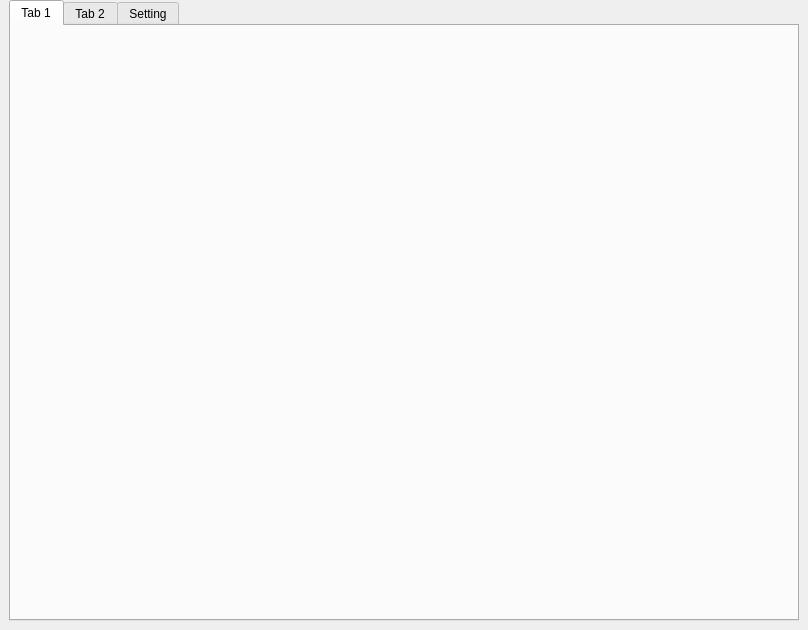
<?xml version="1.0" encoding="UTF-8"?>
<ui version="4.0">
 <class>MainWindow</class>
 <widget class="QMainWindow" name="MainWindow">
  <property name="geometry">
   <rect>
    <x>0</x>
    <y>0</y>
    <width>808</width>
    <height>630</height>
   </rect>
  </property>
  <property name="minimumSize">
   <size>
    <width>640</width>
    <height>420</height>
   </size>
  </property>
  <property name="acceptDrops">
   <bool>false</bool>
  </property>
  <property name="windowTitle">
   <string notr="true">InfoMonitor 0.0.1</string>
  </property>
  <property name="windowIcon">
   <iconset resource="../../res/InfoMonitor.qrc">
    <normaloff>:/images/InfoMonitor.svg</normaloff>:/images/InfoMonitor.svg</iconset>
  </property>
  <property name="iconSize">
   <size>
    <width>256</width>
    <height>256</height>
   </size>
  </property>
  <widget class="QWidget" name="centralwidget">
   <property name="styleSheet">
    <string notr="true">Widget#centralWidget{background:rgb(37, 37, 38);}</string>
   </property>
   <layout class="QHBoxLayout" name="horizontalLayout">
    <property name="topMargin">
     <number>0</number>
    </property>
    <item>
     <widget class="QTabWidget" name="mainTabWidget">
      <property name="currentIndex">
       <number>0</number>
      </property>
      <widget class="QWidget" name="tab">
       <attribute name="title">
        <string>Tab 1</string>
       </attribute>
       <layout class="QVBoxLayout" name="verticalLayout">
        <property name="spacing">
         <number>4</number>
        </property>
        <property name="leftMargin">
         <number>4</number>
        </property>
        <property name="topMargin">
         <number>4</number>
        </property>
        <property name="rightMargin">
         <number>4</number>
        </property>
        <property name="bottomMargin">
         <number>6</number>
        </property>
        <item>
         <layout class="QHBoxLayout" name="horizontalLayout_2">
          <item>
           <widget class="TimeAndWeather" name="TimeAndWeatherElement" native="true"/>
          </item>
          <item>
           <widget class="Element" name="widget" native="true">
            <property name="minimumSize">
             <size>
              <width>384</width>
              <height>277</height>
             </size>
            </property>
           </widget>
          </item>
         </layout>
        </item>
        <item>
         <layout class="QHBoxLayout" name="horizontalLayout_3">
          <item>
           <widget class="Element" name="widget_2" native="true">
            <property name="minimumSize">
             <size>
              <width>384</width>
              <height>277</height>
             </size>
            </property>
           </widget>
          </item>
          <item>
           <widget class="Element" name="widget_3" native="true">
            <property name="minimumSize">
             <size>
              <width>384</width>
              <height>277</height>
             </size>
            </property>
           </widget>
          </item>
         </layout>
        </item>
       </layout>
      </widget>
      <widget class="QWidget" name="tab_2">
       <attribute name="title">
        <string>Tab 2</string>
       </attribute>
       <layout class="QVBoxLayout" name="verticalLayout_2">
        <property name="spacing">
         <number>4</number>
        </property>
        <property name="leftMargin">
         <number>4</number>
        </property>
        <property name="topMargin">
         <number>4</number>
        </property>
        <property name="rightMargin">
         <number>4</number>
        </property>
        <property name="bottomMargin">
         <number>4</number>
        </property>
        <item>
         <layout class="QHBoxLayout" name="horizontalLayout_4"/>
        </item>
        <item>
         <layout class="QHBoxLayout" name="horizontalLayout_5"/>
        </item>
       </layout>
      </widget>
      <widget class="QWidget" name="tabSetting">
       <attribute name="title">
        <string>Setting</string>
       </attribute>
       <layout class="QHBoxLayout" name="horizontalLayout_6">
        <item>
         <layout class="QVBoxLayout" name="verticalLayout_3">
          <item>
           <widget class="QGroupBox" name="groupBox">
            <property name="title">
             <string>General</string>
            </property>
            <layout class="QVBoxLayout" name="verticalLayout_4">
             <item>
              <layout class="QFormLayout" name="formLayout">
               <property name="labelAlignment">
                <set>Qt::AlignmentFlag::AlignRight|Qt::AlignmentFlag::AlignTrailing|Qt::AlignmentFlag::AlignVCenter</set>
               </property>
               <item row="0" column="0">
                <widget class="QLabel" name="lb_Language">
                 <property name="text">
                  <string>Language</string>
                 </property>
                </widget>
               </item>
               <item row="0" column="1">
                <widget class="QComboBox" name="cb_Language">
                 <item>
                  <property name="text">
                   <string notr="true">en</string>
                  </property>
                 </item>
                 <item>
                  <property name="text">
                   <string notr="true">zh_cn</string>
                  </property>
                 </item>
                </widget>
               </item>
               <item row="1" column="0">
                <widget class="QLabel" name="lb_Theme">
                 <property name="text">
                  <string>Theme</string>
                 </property>
                </widget>
               </item>
               <item row="1" column="1">
                <widget class="QComboBox" name="cb_Theme">
                 <item>
                  <property name="text">
                   <string notr="true">default-light</string>
                  </property>
                 </item>
                 <item>
                  <property name="text">
                   <string notr="true">default-dark</string>
                  </property>
                 </item>
                </widget>
               </item>
              </layout>
             </item>
            </layout>
           </widget>
          </item>
          <item>
           <spacer name="verticalSpacer">
            <property name="orientation">
             <enum>Qt::Orientation::Vertical</enum>
            </property>
            <property name="sizeHint" stdset="0">
             <size>
              <width>20</width>
              <height>40</height>
             </size>
            </property>
           </spacer>
          </item>
         </layout>
        </item>
        <item>
         <spacer name="horizontalSpacer">
          <property name="orientation">
           <enum>Qt::Orientation::Horizontal</enum>
          </property>
          <property name="sizeHint" stdset="0">
           <size>
            <width>40</width>
            <height>20</height>
           </size>
          </property>
         </spacer>
        </item>
       </layout>
      </widget>
     </widget>
    </item>
   </layout>
  </widget>
 </widget>
 <customwidgets>
  <customwidget>
   <class>TimeAndWeather</class>
   <extends>QWidget</extends>
   <header>element/TimeAndWeather.hpp</header>
   <container>1</container>
  </customwidget>
  <customwidget>
   <class>Element</class>
   <extends>QWidget</extends>
   <header>Element.hpp</header>
   <container>1</container>
  </customwidget>
 </customwidgets>
 <resources>
  <include location="../../res/InfoMonitor.qrc"/>
 </resources>
 <connections/>
 <slots>
  <slot>open_file()</slot>
  <slot>save_file()</slot>
  <slot>saveas_file()</slot>
  <slot>auto_save()</slot>
  <slot>rotate()</slot>
  <slot>flip_x()</slot>
  <slot>flip_y()</slot>
  <slot>mirror()</slot>
  <slot>connect_polylines()</slot>
  <slot>combinate()</slot>
  <slot>close_polyline()</slot>
  <slot>to_main_page()</slot>
  <slot>to_array_page()</slot>
  <slot>line_array()</slot>
  <slot>ring_array()</slot>
  <slot>close_file()</slot>
  <slot>show_data_panel()</slot>
  <slot>offset()</slot>
  <slot>polygon_union()</slot>
  <slot>polygon_intersection()</slot>
  <slot>polygon_difference()</slot>
  <slot>scale()</slot>
  <slot>append_file()</slot>
  <slot>refresh_tool_label(Canvas::Tool)</slot>
  <slot>fillet()</slot>
  <slot>refresh_tool_label(Canvas::Operation)</slot>
  <slot>set_catch(QAction*)</slot>
 </slots>
</ui>
